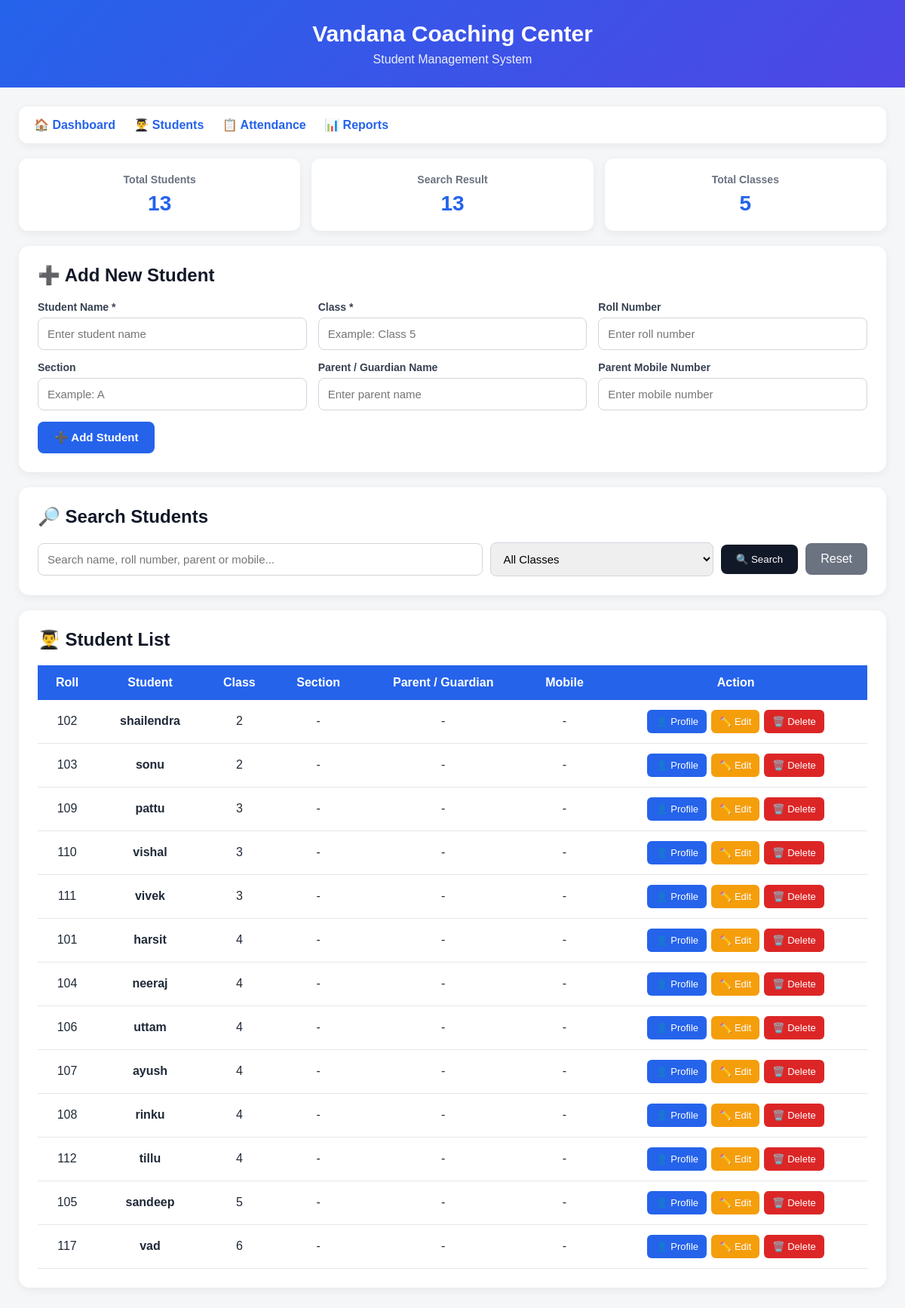
/students, run on the app's committed database.
### tables this page shows
CREATE TABLE students (
            id INTEGER PRIMARY KEY AUTOINCREMENT,
            name TEXT NOT NULL,
            class_name TEXT NOT NULL,
            roll_number TEXT
        , guardian_name TEXT, guardian_phone TEXT, section TEXT);

### app.py (the view, shortened to what this page needs)
@app.route("/students")
def students():
    search = request.args.get(
        "search",
        ""
    ).strip()
    selected_class = request.args.get(
        "class_name",
        ""
    ).strip()
    conn = get_db_connection()
    query = """
        SELECT *
        FROM students
        WHERE 1=1
    """
    params = []
    query += """
        ORDER BY

            class_name,

            roll_number,

            name
    """
    students = conn.execute(
        query,
        params
    ).fetchall()
    classes = conn.execute("""
        SELECT DISTINCT class_name

        FROM students

        ORDER BY class_name

    """).fetchall()
    conn.close()
    return render_template(
        "students.html",
        students=students,
        classes=classes,
        search=search,
        selected_class=selected_class
    )

### app.py (called while the page is built)
def get_db_connection():
    conn = sqlite3.connect(DATABASE)
    conn.row_factory = sqlite3.Row
    return conn

### templates/students.html (shortened to what this page needs)
<!DOCTYPE html>
<html lang="en">
<head>
</head>
<body>
<div class="header">
    <h1>Vandana Coaching Center</h1>
    <p>Student Management System</p>
</div>
<div class="container">
<div class="nav">
    <a href="/">🏠 Dashboard</a>
    <a href="/students">👨‍🎓 Students</a>
    <a href="/attendance">📋 Attendance</a>
    <a href="/reports">📊 Reports</a>
</div>
<div class="stats">
    <div class="stat-card">
        <h3>Total Students</h3>
        <p>{{ students|length }}</p>
    </div>
    <div class="stat-card">
        <h3>Search Result</h3>
        <p>{{ students|length }}</p>
    </div>
    <div class="stat-card">
        <h3>Total Classes</h3>
        <p>{{ classes|length }}</p>
    </div>
</div>
<div class="card">
    <h2>➕ Add New Student</h2>
    <form
        method="POST"
        action="/add_student"
    >
        <div class="form-grid">
            <div class="field">
                <label>Student Name *</label>
                <input
                    type="text"
                    name="name"
                    placeholder="Enter student name"
                    required
                >
            </div>
            <div class="field">
                <label>Class *</label>
                <input
                    type="text"
                    name="class_name"
                    placeholder="Example: Class 5"
                    required
                >
            </div>
            <div class="field">
                <label>Roll Number</label>
                <input
                    type="text"
                    name="roll_number"
                    placeholder="Enter roll number"
                >
            </div>
            <div class="field">
                <label>Section</label>
                <input
                    type="text"
                    name="section"
                    placeholder="Example: A"
                >
            </div>
            <div class="field">
                <label>Parent / Guardian Name</label>
                <input
                    type="text"
                    name="guardian_name"
                    placeholder="Enter parent name"
                >
            </div>
            <div class="field">
                <label>Parent Mobile Number</label>
                <input
                    type="tel"
                    name="guardian_phone"
                    placeholder="Enter mobile number"
                >
            </div>
        </div>
        <button
            type="submit"
            class="add-button"
        >
            ➕ Add Student
        </button>
    </form>
</div>
<div class="card">
    <h2>🔎 Search Students</h2>
    <form
        method="GET"
        action="/students"
        class="search-form"
    >
        <input
            type="text"
            name="search"
            value="{{ search }}"
            placeholder="Search name, roll number, parent or mobile..."
        >
        <select name="class_name">
            <option value="">
                All Classes
            </option>
        </select>
        <button
            type="submit"
            class="search-button"
        >
            🔍 Search
        </button>
        <a
            href="/students"
            class="reset-button"
        >
            Reset
        </a>
    </form>
</div>
<div class="card">
    <h2>👨‍🎓 Student List</h2>
    <div class="table-wrapper">
        <table>
            <thead>
                <tr>
                    <th>Roll</th>
                    <th>Student</th>
                    <th>Class</th>
                    <th>Section</th>
                    <th>Parent / Guardian</th>
                    <th>Mobile</th>
                    <th>Action</th>
                </tr>
            </thead>
            <tbody>
            {% for student in students %}
                <tr>
                    <td>
                        {{ student['roll_number'] or '-' }}
                    </td>
                    <td>
                        <strong>
                            {{ student['name'] }}
                        </strong>
                    </td>
                    <td>
                        {{ student['class_name'] }}
                    </td>
                    <td>
                        {% if student['section'] %}
                            <span class="badge">
                                {{ student['section'] }}
                            </span>
                        {% else %}
                            -
                        {% endif %}
                    </td>
                    <td>
                        {{ student['guardian_name'] or '-' }}
                    </td>
                    <td>
                        {{ student['guardian_phone'] or '-' }}
                    </td>
                    <td>
                        <div class="action-buttons">
                            <a
                                href="/student_profile/{{ student['id'] }}"
                            >
                                <button
                                    type="button"
                                    class="profile"
                                >
                                    👤 Profile
                                </button>
                            </a>
                            <a
                                href="/edit_student/{{ student['id'] }}"
                            >
                                <button
                                    type="button"
                                    class="edit"
                                >
                                    ✏️ Edit
                                </button>
                            </a>
                            <a
                                href="/delete_student/{{ student['id'] }}"
                                onclick="return confirm('Kya aap is student ko delete karna chahte hain? Iski attendance bhi delete ho jayegi.');"
                            >
                                <button
                                    type="button"
                                    class="delete"
                                >
                                    🗑️ Delete
                                </button>
                            </a>
                        </div>
                    </td>
                </tr>
            {% endfor %}
            </tbody>
        </table>
    </div>
</div>
</div>
</body>
</html>

### templates/students.html (style rules this page uses)
* { box-sizing: border-box; }
body { margin: 0; font-family: Arial, sans-serif; background: #f4f6f8; color: #1f2937; }
.header { background: linear-gradient( 135deg, #2563eb, #4f46e5 ); color: white; padding: 28px 20px; text-align: center; }
.header h1 { margin: 0; font-size: 30px; }
.header p { margin: 8px 0 0; opacity: 0.9; }
.container { max-width: 1200px; margin: auto; padding: 25px; }
.nav { background: white; padding: 15px 20px; border-radius: 12px; margin-bottom: 20px; box-shadow: 0 3px 12px rgba(0,0,0,0.06); }
.nav a { text-decoration: none; color: #2563eb; font-weight: bold; margin-right: 20px; }
.stats { display: grid; grid-template-columns: repeat(3, 1fr); gap: 15px; margin-bottom: 20px; }
.stat-card { background: white; padding: 20px; border-radius: 12px; box-shadow: 0 3px 12px rgba(0,0,0,0.06); text-align: center; }
.stat-card h3 { margin: 0; color: #6b7280; font-size: 14px; }
.stat-card p { margin: 8px 0 0; font-size: 28px; font-weight: bold; color: #2563eb; }
.card { background: white; padding: 25px; border-radius: 14px; margin-bottom: 20px; box-shadow: 0 3px 12px rgba(0,0,0,0.06); }
.card h2 { margin-top: 0; color: #111827; }
.form-grid { display: grid; grid-template-columns: repeat(3, 1fr); gap: 15px; }
.field { display: flex; flex-direction: column; }
.field label { margin-bottom: 6px; font-weight: bold; font-size: 14px; color: #374151; }
input, select { padding: 12px; border: 1px solid #d1d5db; border-radius: 8px; font-size: 15px; outline: none; }
.add-button { margin-top: 15px; padding: 12px 22px; background: #2563eb; color: white; border: none; border-radius: 8px; cursor: pointer; font-weight: bold; font-size: 15px; }
.search-form { display: grid; grid-template-columns: 2fr 1fr auto auto; gap: 10px; align-items: center; }
.search-button { padding: 12px 20px; background: #111827; color: white; border: none; border-radius: 8px; cursor: pointer; }
.reset-button { padding: 12px 20px; background: #6b7280; color: white; border-radius: 8px; text-decoration: none; text-align: center; }
.table-wrapper { overflow-x: auto; }
table { width: 100%; border-collapse: collapse; min-width: 900px; }
th { background: #2563eb; color: white; padding: 14px; text-align: center; }
td { padding: 13px; border-bottom: 1px solid #e5e7eb; text-align: center; }
.action-buttons { display: flex; justify-content: center; gap: 6px; flex-wrap: wrap; }
.action-buttons a { text-decoration: none; }
.action-buttons button { border: none; color: white; padding: 8px 11px; border-radius: 6px; cursor: pointer; font-size: 13px; }
.profile { background: #2563eb; }
.edit { background: #f59e0b; }
.delete { background: #dc2626; }

### data on the page
students: roll_number "102", name "shailendra", class_name "2", guardian_name "-", guardian_phone "-"
students: roll_number "103", name "sonu", class_name "2", student "-"
students: roll_number "109", name "pattu", class_name "3", student "-"
students: roll_number "110", name "vishal", class_name "3", student "-"
students: roll_number "111", name "vivek", class_name "3", student "-"
students: roll_number "101", name "harsit", class_name "4", student "-"
students: roll_number "104", name "neeraj", class_name "4", student "-"
students: roll_number "106", name "uttam", class_name "4", student "-"
students: roll_number "107", name "ayush", class_name "4", student "-"
students: roll_number "108", name "rinku", class_name "4", student "-"
students: roll_number "112", name "tillu", class_name "4", student "-"
students: roll_number "105", name "sandeep", class_name "5", student "-"
students: roll_number "117", name "vad", class_name "6", student "-"

### other printed values
{{ students|length }} "13"
{{ classes|length }} "5"
